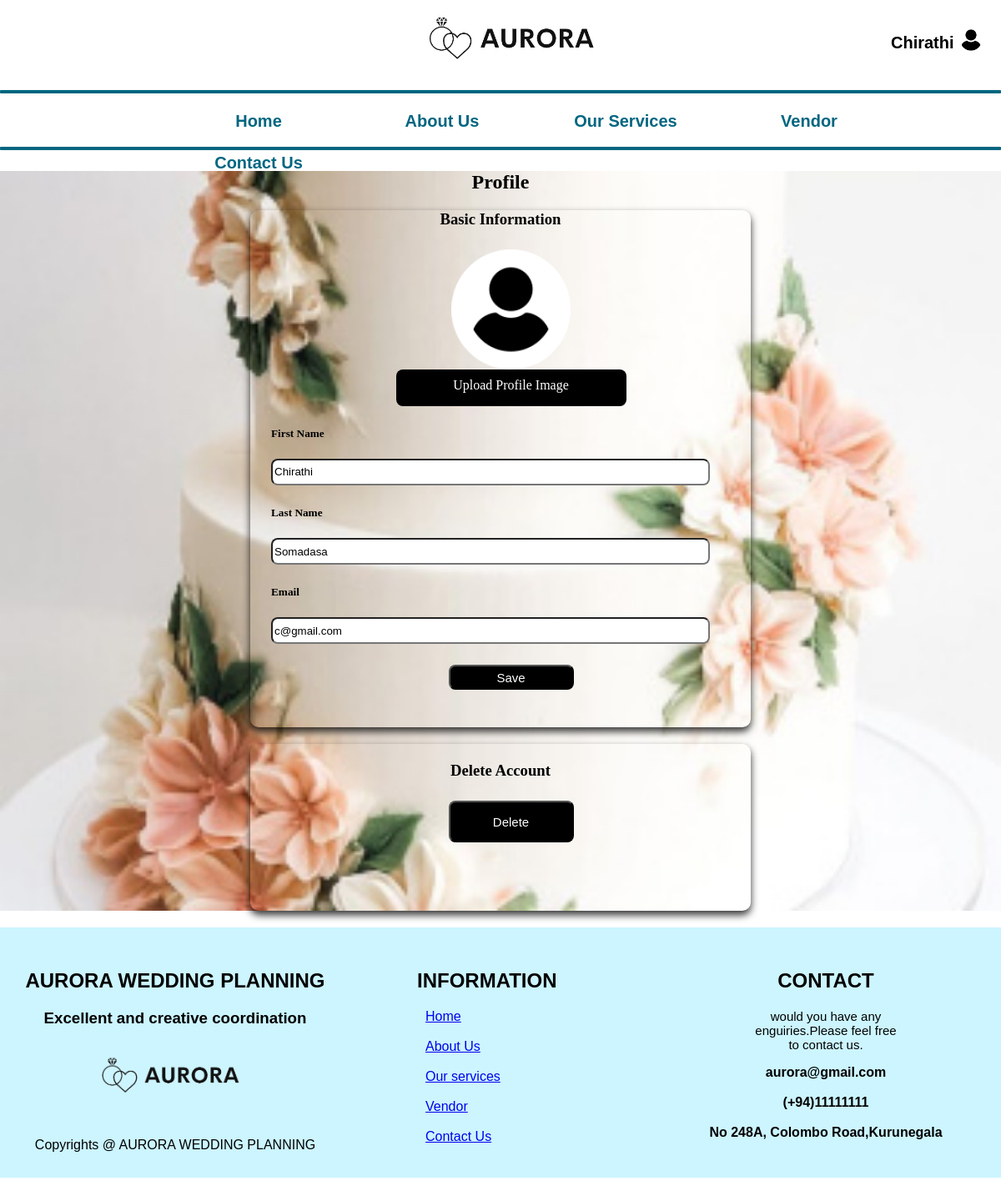
Page /profile.php (signed in) on the committed database.
### tables this page shows
CREATE TABLE `customer` (
  `CID` int(10) NOT NULL,
  `Fname` varchar(20) NOT NULL,
  `Lname` varchar(20) NOT NULL,
  `CAddress` varchar(100) NOT NULL,
  `CPassword` varchar(8) NOT NULL,
  `Email` varchar(20) NOT NULL,
  `status_id` int(10) NOT NULL
);

### profile.php (the view, shortened to what this page needs)
<?php
require 'config.php';
if (!empty($_SESSION["id"])) {
    $id = $_SESSION["id"];
    $result = mysqli_query($conn, "SELECT * FROM customer WHERE CID ='$id'");
    $row = mysqli_fetch_assoc($result);
?>
<!DOCTYPE html>
<html>
 <head>
		<link rel="stylesheet" type="text/css" href="M_styles/style.css"/>
		<link rel="stylesheet" type="text/css" href="Main_styles/style.css"/>
	</head>
	<body>
	<div id="main">
		<div id="logo">
			<img class="imglogo" src="img/logonew.png" alt="logo" width="30%"><br>
		</div>
            <div id="user" onclick="changeView();">
                <img class="imglogo" src="img/user.png" alt="logo" width="50%">
            </div>
		<div id="username"><?php echo isset($_SESSION['fname'])?$_SESSION['fname']:"";?></div>
		</div>
	<div id="dvMenu">
	<hr>
			<ul>
				<li><a  href="home.php">Home</a></li>
  				<li><a  href="aboutus.php">About Us</a></li>
  				<li><a  href="products.php">Our Services</a></li>
  				<li><a  href="vendor.php">Vendor</a></li>
				<li><a  href="contact.php">Contact Us</a></li>
			</ul>
	</div>
	<hr>
            <div style="width: 100%;" id="profileBox">
                <h2 class="pt1" style="margin-top: 25px;">Profile</h2>
                <div class="profileInput">
                    <form action="updateProfile.php" method="post" enctype="multipart/form-data">
                        <h3 class="pt2" style="text-align: center;">Basic Information</h3>
                        <div class="pif" style="text-align: center;">
                            <div class="imglogo1">
                                <?php
                                $profileImg = mysqli_query($conn, "SELECT * FROM `pro_img` WHERE `customer_id` = '" . $id . "' ");
                                $pn = $profileImg->num_rows;
                                if ($pn == 1) {
                                    $p = $profileImg->fetch_assoc();
                                ?>
                                    <img class="imglogo" src="<?php echo $p["code"]; ?>" width="25%" id="prev0">
                                <?php
                                } else {
                                ?>
                                    <img class="imglogo" src="M_img/profile/user.png" width="25%" id="prev0">
                                <?php
                                }
                                ?>
                            </div>
                            <label class="cout1" for="profileimg" onclick="changeImage();">Upload Profile Image</label>
                        </div>
                        <div class="pif">
                            <h5>First Name</h5>
                            <input type="text" style="width: 90%;height: 26px;border-radius: 8px;" name="firstName" value="<?php echo $row["Fname"]; ?>" />
                        </div>
                        <div class="pif">
                            <h5>Last Name</h5>
                            <input type="text" style="width: 90%;height: 26px;border-radius: 8px;" name="lastName" value="<?php echo  $row["Lname"]; ?>" />
                        </div>
                        <div class="pif">
                            <h5>Email</h5>
                            <input type="email" style="width: 90%;height: 26px;border-radius: 8px;" name="email" value="<?php echo  $row["Email"]; ?>">
                        </div>
                        <div class="pif" style="text-align: center;">
                            <button type="submit" class="cout2" name="submit" value="Upload">Save</button>
                        </div>
                    </form>
                </div>
                <div class="dAcc">
                    <form action="delete.php" method="post">
                        <div style="width: 100%;height: 1px;"></div>
                        <h3 class="pt2" style="text-align: center;">Delete Account</h3>
                        <div class="pif" style="text-align: center;">
                            <button type="submit" class="cout3">Delete</button>
                        </div>
                    </form>
                </div>
            </div>
            <div id="footer">
			<div id="ft1">
				<h2 style="text-align:center;">AURORA WEDDING PLANNING</h2>
				<h3 style="text-align:center;"> Excellent and creative coordination</h3>
				<img class="imglogo" src="img/logonew.png" alt="logo" width="50%">
				<br><p>Copyrights @ AURORA WEDDING PLANNING</p>
			</div>
			<div id="ft2">
			<h2 style="padding-left:80px;">INFORMATION</h2>
				<p style="padding-left:90px;"><a href="home.php">Home</a><br><br>
				<a href="aboutus.php">About Us</a><br><br>
				<a href="products.php">Our services</a><br><br>
				<a href="vendor.php">Vendor</a><br><br>
				<a href="contact.php">Contact Us</a>
				</p>
			</div>
			<div id="ft1">
				<h2>CONTACT</h2>
				<p style="font-size:15px;">would you have any <br>enguiries.Please feel free <br>to contact us.</p>
					<p ><b>aurora@gmail.com<br><br>
					(+94)11111111<br><br>No 248A, Colombo Road,Kurunegala</b></p>
			</div>
		</div>
    </body>
    </html>
<?php
} else {
    header("location:login.php");
}
?>

### M_styles/style.css (style rules this page uses)
#profileBox { background-image: url("../M_img/2.jpg"); width:100%; min-height:600px; background-position: center; background-repeat: no-repeat; background-size: cover; position: relative; }
.pt1 { text-align: center; }
.profileInput { width: 600px; height: 620px; margin: auto; box-shadow: 0px 5px 10px rgba(0, 0, 0, .8); border-radius: 10px; margin-bottom: 20px; }
.pt2 { margin-top: 20px; }
.pif { margin-left: 25px; margin-top: 25px; }
.cout2 { width: 150px; height: 30px; font-size: 15px; color: white; background-color: black; border-radius: 8px; cursor: pointer; }
.cout1 { width: 250px; height: 30px; font-size: 15px; color: white; background-color: black; border-radius: 8px; display: inline-block; font-weight: 400; line-height: 1.5; text-align: center; text-decoration: none; vertical-align: middle; cursor: pointer; -webkit-user-select: none; -moz-user-select: none; user-select: none; border: 1px solid transparent; padding: 0.375rem 0.75rem; font-size: 1rem; transition: color 0.15s ease-in-out, background-color 0.15s ease-in-out, border-color 0.15s ease-in-out, box-shadow 0.15s ease-in-out; }
.dAcc { width: 600px; height: 200px; margin: auto; box-shadow: 0px 5px 10px rgba(0, 0, 0, .8); border-radius: 10px; margin-bottom: 20px; }
.cout3 { width: 150px; height: 50px; font-size: 15px; color: white; background-color: black; border-radius: 8px; }

### Main_styles/style.css (style rules this page uses)
body { margin:0px; padding:0px; width:100%; height:auto; }
#main { width:100%; height:100px; background-color:white; margin-right:auto; margin-left:auto; }
#logo { width:70%; height:100px; display: block; float:left; margin-left: auto; margin-right: auto; padding-left:200px ; }
hr { border: 2px solid #006680; border-radius: 1px; }
#user { width:6%; height:50px; float:right; padding-top:30px; }
#username { width:5%; height:50px; float:right; padding-top:40px; text-align:center; font-size:20px; font-family:Arial; font-weight:bold; }
.imglogo { display: block; margin-left: auto; margin-right: auto; }
#dvMenu { width:100%; height:60px; }
ul { list-style-type: none; margin: 0; padding: 0; overflow: hidden; background-color:white; padding-left:200px ; padding-bottom:10px; }
li { float:left; }
li a { display: block; color: black; text-align: center; padding:14px 10px; text-decoration: none; width:200px; height:22px; font-size:20px; font-family:Arial; font-weight: bold; color:#006680; }
#footer { width:100%; height:300px; background-color: #ccf5ff; text-align:center; font-family:Arial; color:#008fb3; margin-top:10px; }
#ft1 { width:35%; height:300px; float:left; color:black; padding-top:30px; }
#ft2 { width:30%; height:300px; float:left; padding-top:30px; text-align:left; color:black; }

### rows in the picture
customer: firstName "Chirathi", lastName "Somadasa", email "c@gmail.com"

### other values in the picture
$_SESSION['fname'] "Chirathi"
